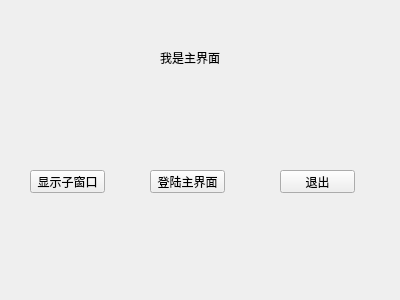
<?xml version="1.0" encoding="UTF-8"?>
<ui version="4.0">
 <class>myWidget</class>
 <widget class="QWidget" name="myWidget">
  <property name="geometry">
   <rect>
    <x>0</x>
    <y>0</y>
    <width>400</width>
    <height>300</height>
   </rect>
  </property>
  <property name="windowTitle">
   <string>Form</string>
  </property>
  <widget class="QLabel" name="myLabel">
   <property name="geometry">
    <rect>
     <x>160</x>
     <y>50</y>
     <width>71</width>
     <height>16</height>
    </rect>
   </property>
   <property name="text">
    <string>我是主界面</string>
   </property>
  </widget>
  <widget class="QPushButton" name="loginMainWindow">
   <property name="geometry">
    <rect>
     <x>150</x>
     <y>170</y>
     <width>75</width>
     <height>23</height>
    </rect>
   </property>
   <property name="text">
    <string>登陆主界面</string>
   </property>
  </widget>
  <widget class="QPushButton" name="Quit">
   <property name="geometry">
    <rect>
     <x>280</x>
     <y>170</y>
     <width>75</width>
     <height>23</height>
    </rect>
   </property>
   <property name="text">
    <string>退出</string>
   </property>
  </widget>
  <widget class="QPushButton" name="showChildWindow">
   <property name="geometry">
    <rect>
     <x>30</x>
     <y>170</y>
     <width>75</width>
     <height>23</height>
    </rect>
   </property>
   <property name="text">
    <string>显示子窗口</string>
   </property>
  </widget>
 </widget>
 <resources/>
 <connections>
  <connection>
   <sender>Quit</sender>
   <signal>clicked()</signal>
   <receiver>myWidget</receiver>
   <slot>close()</slot>
   <hints>
    <hint type="sourcelabel">
     <x>314</x>
     <y>180</y>
    </hint>
    <hint type="destinationlabel">
     <x>314</x>
     <y>209</y>
    </hint>
   </hints>
  </connection>
 </connections>
</ui>
